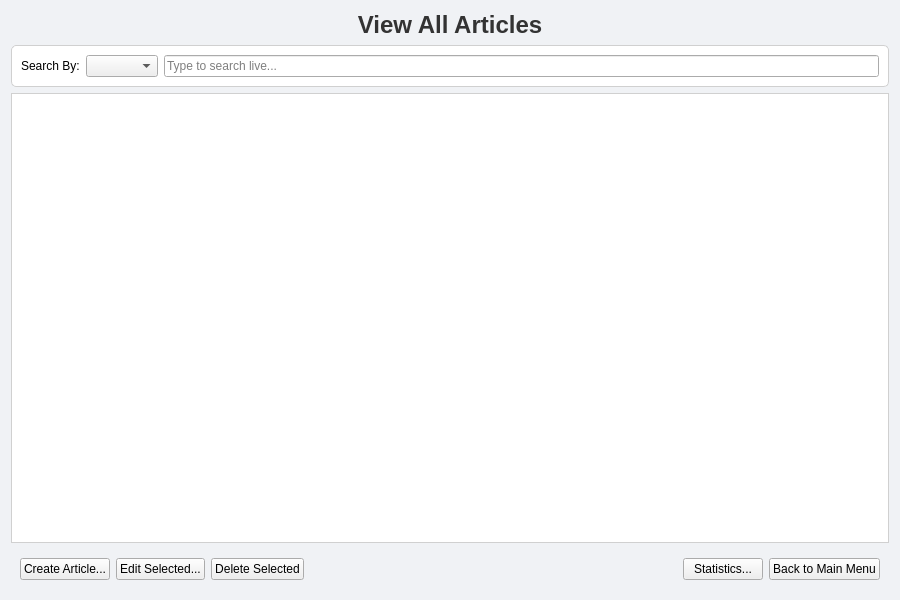
<?xml version="1.0" encoding="UTF-8"?>
<ui version="4.0">
 <class>ViewAllArticlesWidget</class>
 <widget class="QWidget" name="ViewAllArticlesWidget">
  <property name="geometry">
   <rect>
    <x>0</x>
    <y>0</y>
    <width>900</width>
    <height>600</height>
   </rect>
  </property>
  <property name="windowTitle">
   <string>View All Articles</string>
  </property>
  <property name="styleSheet">
   <string notr="true">/* Nền chung */
QWidget#ViewAllArticlesWidget {
    background-color: #f0f2f5;
}
/* Tiêu đề */
QLabel#titleLabel {
    font-size: 24px;
    font-weight: bold;
    color: #333;
}
/* Bảng */
QTableWidget {
    border: 1px solid #d0d0d0;
    gridline-color: #e0e0e0;
}
QHeaderView::section {
    background-color: #f0f0f0;
    padding: 4px;
    border: 1px solid #d0d0d0;
    font-weight: bold;
}
/* Thanh công cụ tìm kiếm */
QFrame#searchToolbar {
    background-color: #ffffff;
    border: 1px solid #d0d0d0;
    border-radius: 5px;
}
/* Khung nút bấm */
QFrame#buttonFrame {
    background-color: transparent;
}</string>
  </property>
  <layout class="QVBoxLayout" name="verticalLayout">
   <item>
    <widget class="QLabel" name="titleLabel">
     <property name="text">
      <string>View All Articles</string>
     </property>
     <property name="alignment">
      <set>Qt::AlignCenter</set>
     </property>
    </widget>
   </item>
   <item>
    <widget class="QFrame" name="searchToolbar">
     <property name="frameShape">
      <enum>QFrame::StyledPanel</enum>
     </property>
     <layout class="QHBoxLayout" name="horizontalLayout_2">
      <property name="leftMargin">
       <number>9</number>
      </property>
      <property name="topMargin">
       <number>9</number>
      </property>
      <property name="rightMargin">
       <number>9</number>
      </property>
      <property name="bottomMargin">
       <number>9</number>
      </property>
      <item>
       <widget class="QLabel" name="searchByLabel">
        <property name="text">
         <string>Search By:</string>
        </property>
       </widget>
      </item>
      <item>
       <widget class="QComboBox" name="criteriaComboBox"/>
      </item>
      <item>
       <widget class="QLineEdit" name="searchLineEdit">
        <property name="placeholderText">
         <string>Type to search live...</string>
        </property>
       </widget>
      </item>
     </layout>
    </widget>
   </item>
   <item>
    <widget class="QTableWidget" name="articlesTableWidget">
     <property name="editTriggers">
      <set>QAbstractItemView::NoEditTriggers</set>
     </property>
     <property name="selectionMode">
      <set>QAbstractItemView::SingleSelection</set>
     </property>
     <property name="selectionBehavior">
      <set>QAbstractItemView::SelectRows</set>
     </property>
     <property name="sortingEnabled">
      <bool>true</bool>
     </property>
    </widget>
   </item>
   <item>
    <widget class="QFrame" name="buttonFrame">
     <layout class="QHBoxLayout" name="horizontalLayout">
      <item>
       <widget class="QPushButton" name="createButton">
        <property name="text">
         <string>Create Article...</string>
        </property>
       </widget>
      </item>
      <item>
       <widget class="QPushButton" name="editButton">
        <property name="text">
         <string>Edit Selected...</string>
        </property>
       </widget>
      </item>
      <item>
       <widget class="QPushButton" name="deleteButton">
        <property name="text">
         <string>Delete Selected</string>
        </property>
       </widget>
      </item>
      <item>
       <spacer name="horizontalSpacer">
        <property name="orientation">
         <enum>Qt::Horizontal</enum>
        </property>
        <property name="sizeHint" stdset="0">
         <size>
          <width>40</width>
          <height>20</height>
         </size>
        </property>
       </spacer>
      </item>
      <item>
       <widget class="QPushButton" name="statsButton">
        <property name="text">
         <string>Statistics...</string>
        </property>
       </widget>
      </item>
      <item>
       <widget class="QPushButton" name="backButton">
        <property name="text">
         <string>Back to Main Menu</string>
        </property>
       </widget>
      </item>
     </layout>
    </widget>
   </item>
  </layout>
 </widget>
 <resources/>
 <connections/>
</ui>
